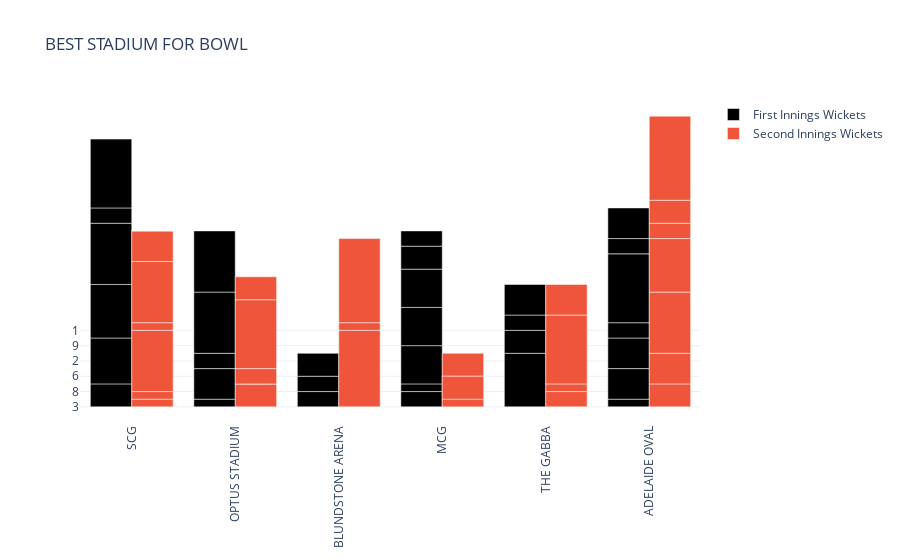

The notebook cell saved with this chart:
### Code cell
fig = go.Figure()
fig.add_trace(go.Bar(
    x=data["VENUE"],
    y=data["FIRST INNINGS WICKETS"],
    name='First Innings Wickets',
    marker_color='BLACK'
))
fig.add_trace(go.Bar(
    x=data["VENUE"],
    y=data["SECOND INNINGS WICKETS"],
    name='Second Innings Wickets',
    marker_color='DARK GREY'
))
fig.update_layout(barmode='group', 
                  xaxis_tickangle=270, 
                  title="BEST STADIUM FOR BOWL")
fig.show()

### Figure 1 — Plotly figure (JSON) as saved in the notebook; plotly's stock layout.template omitted (floating-point values rounded to 4 significant figures)
{"data": [{"marker": {"color": "BLACK"}, "name": "First Innings Wickets", "type": "bar", "x": ["SCG", "OPTUS STADIUM", "BLUNDSTONE ARENA", "MCG", "BLUNDSTONE ARENA", "BLUNDSTONE ARENA", "OPTUS STADIUM", "MCG", "MCG", "SCG", "SCG", "OPTUS STADIUM", "MCG", "MCG", "SCG", "THE GABBA", "OPTUS STADIUM", "OPTUS STADIUM", "THE GABBA", "THE GABBA", "THE GABBA", "ADELAIDE OVAL", "ADELAIDE OVAL", "SCG", "ADELAIDE OVAL", "ADELAIDE OVAL", "SCG", "ADELAIDE OVAL", "ADELAIDE OVAL", "MCG", "SCG", "ADELAIDE OVAL", "MCG"], "y": ["3", "10", "8", "8", "8", "5", "6", "10", "MATCH ABANDONED!!!", "5", "2", "8", "MATCH ABANDONED!!!", "MATCH ABANDONED!!!", "7", "7", "9", "9", "5", "8", "6", "10", "6", "9", "6", "8", "8", "4", "8", "5", "4", "6", "8"]}, {"marker": {"color": "DARK GREY"}, "name": "Second Innings Wickets", "type": "bar", "x": ["SCG", "OPTUS STADIUM", "BLUNDSTONE ARENA", "MCG", "BLUNDSTONE ARENA", "BLUNDSTONE ARENA", "OPTUS STADIUM", "MCG", "MCG", "SCG", "SCG", "OPTUS STADIUM", "MCG", "MCG", "SCG", "THE GABBA", "OPTUS STADIUM", "OPTUS STADIUM", "THE GABBA", "THE GABBA", "THE GABBA", "ADELAIDE OVAL", "ADELAIDE OVAL", "SCG", "ADELAIDE OVAL", "ADELAIDE OVAL", "SCG", "ADELAIDE OVAL", "ADELAIDE OVAL", "MCG", "SCG", "ADELAIDE OVAL", "MCG"], "y": [10, 5, 1, 6, 10, 0, 3, 5, null, 10, 9, 8, null, null, 10, 8, 4, 5, 10, 4, 6, 5, 6, 9, 9, 7, 6, 8, 5, 10, 3, 0, 5]}], "layout": {"barmode": "group", "title": {"text": "BEST STADIUM FOR BOWL"}, "xaxis": {"tickangle": -90}}}
